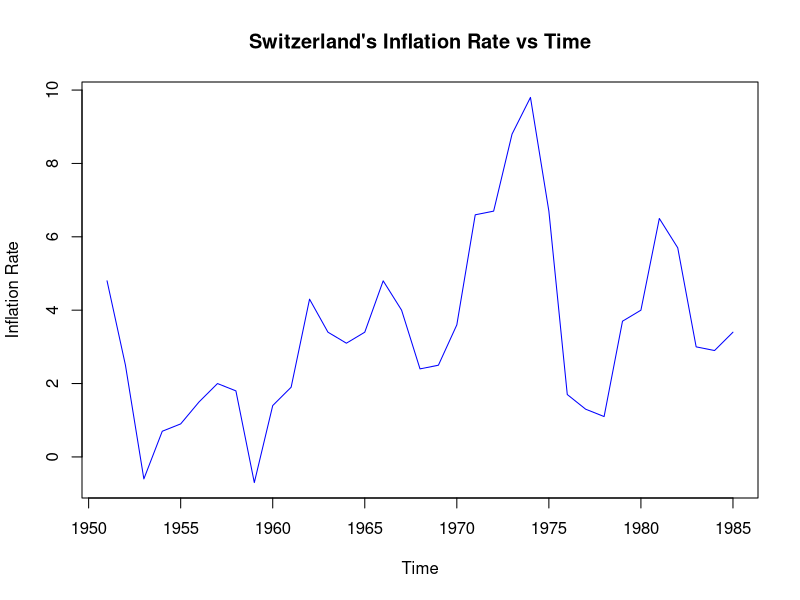

The R source for this figure:
## ---- chunk 1
#-- R code goes here ----
strikes <- read.csv("strikes.csv", as.is = TRUE)
dim(strikes) 
## ---- chunk 2
#-- R code goes here ----
head(strikes)
?head
## ---- chunk 3
#-- R code goes here ----
str(strikes)
## ---- chunk 4
#-- R code goes here ----
summary(strikes)
?summary
## ---- chunk 5
#-- R code goes here ----
Switzerland.logical <- (strikes$country == "Switzerland")
table(Switzerland.logical)
## ---- chunk 6
#-- R code goes here ----
Switzerland.strikes <- subset(strikes, country == "Switzerland")
dim(Switzerland.strikes)
## ---- chunk 7
#-- R code goes here ----
plot(Switzerland.strikes$year,Switzerland.strikes$inflation,
      main="Switzerland's Inflation Rate vs Time", xlab="Time",ylab="Inflation Rate",
      col="blue",type="l")  
